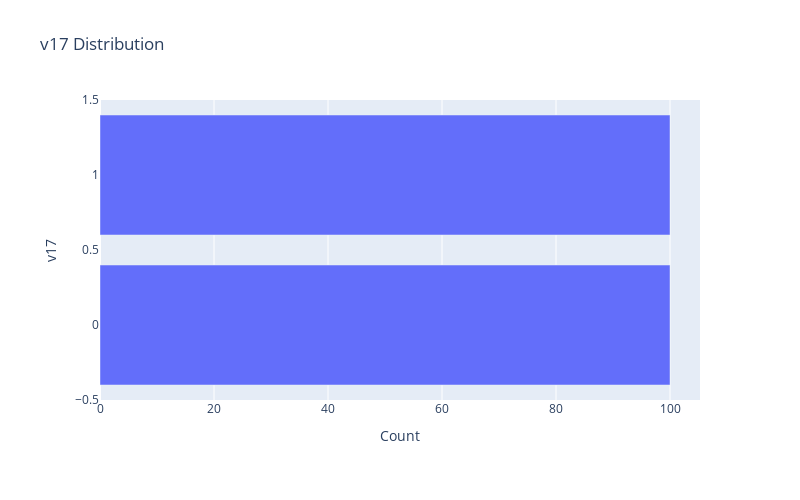

The cell this chart's notebook holds for it:
### Code cell
utils.plot_categorical_variable(validation_data,'v17')

### Figure 1 — Plotly figure (JSON) as saved in the notebook; plotly's stock layout.template omitted (floating-point values rounded to 4 significant figures)
{"data": [{"alignmentgroup": "True", "hovertemplate": "count=%{x}<br>v17=%{y}<extra></extra>", "legendgroup": "", "marker": {"color": "#636efa", "pattern": {"shape": ""}}, "name": "", "offsetgroup": "", "orientation": "h", "showlegend": false, "textposition": "auto", "type": "bar", "x": [100, 100], "xaxis": "x", "y": [0, 1], "yaxis": "y"}], "layout": {"barmode": "relative", "height": 500, "legend": {"tracegroupgap": 0}, "margin": {"b": 100, "l": 100, "r": 100, "t": 100}, "title": {"text": "v17 Distribution"}, "width": 800, "xaxis": {"anchor": "y", "domain": [0, 1], "title": {"text": "Count"}}, "yaxis": {"anchor": "x", "domain": [0, 1], "title": {"text": "v17"}}}}
